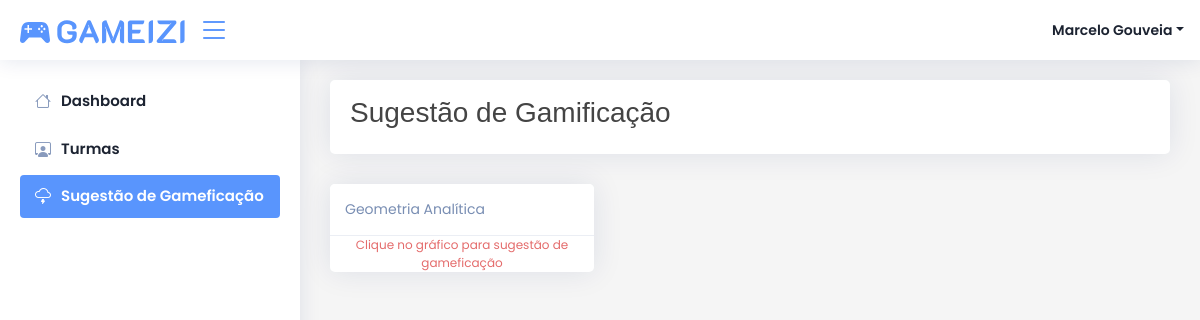
The app's page /sugestao/ (signed in), older data.
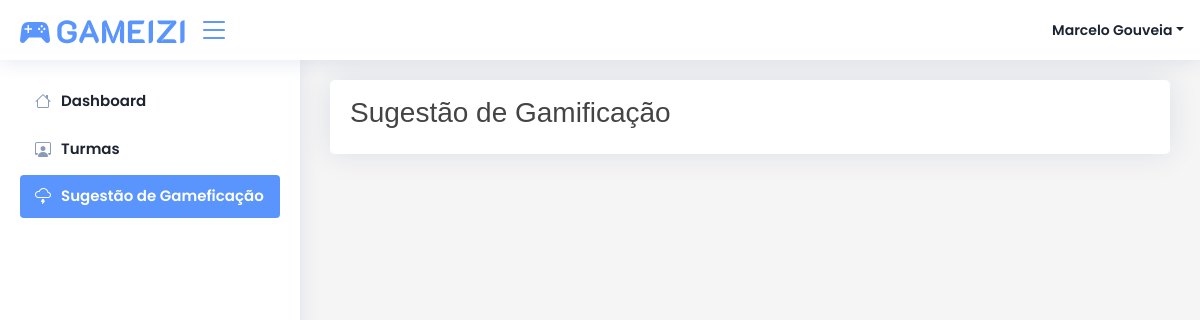
The same page, newer data.
### core/models.py (models this page shows, shortened)
class Turma(models.Model):
    nome = models.CharField('Nome', max_length=1024)
    criado_em = models.DateField("Criado Em", auto_now_add=True)
    ativa = models.BooleanField('Ativa', default=True)
    semestre = models.CharField("Semestre", max_length=1024)
    hash_convite = models.CharField('Hash Convite', max_length=1024, blank=True, null=True)

### core/views.py (the view)
# urls.py: path('sugestao/', views.sugestao, name='sugestao'),
@login_required(login_url='/login')
def sugestao(request):
    todas_turmas = Turma.objects.all().order_by('nome')
    turmas = []
    for turma in todas_turmas:
        try:
            ProfessoresTurma.objects.get(turma=turma, professor__usuario=request.user)
            turmas.append(turma)
        except:
            continue
    data = {
        'turmas': turmas,
        'pagina': 'Sugestão de Gamificação'
    }
    return render(request, 'core/sugestao.html', data)

### core/templatetags/filtros.py (called while the page is built)
@register.filter(name='obter_ranking_aluno')
def obter_ranking_aluno(usuario):
    try:
        aluno = Aluno.objects.get(usuario=usuario)
        return rankings[aluno.tipo]
    except:
        return 'Professor'

### core/templates/core/sugestao.html (shortened to what this page needs)
{% extends 'core/base.html' %}
{% block pagina %}
Sugestão de Gamificação
{% endblock pagina %}
{% block conteudo %}
<div class="row">
    {% for turma in turmas %}
    <div class="col-md-4">
        <div class="card p-0 m-0">
            <div class="card-header">
                {{ turma.nome }}
            </div>
            <div class="card-body pb-0">
                <div class="row">
                <span class="notice" id="notice-{{ turma.id }}" style="text-align:center;font-size:12px;">Clique no gráfico para sugestão de gameficação</span>
                </div>
            </div>
        </div>
    </div>
    {% endfor %}
</div>
{% endblock conteudo %}

Row changes from the older to the newer data that the page shows:
removed Turma: nome "Geometria Analítica"
